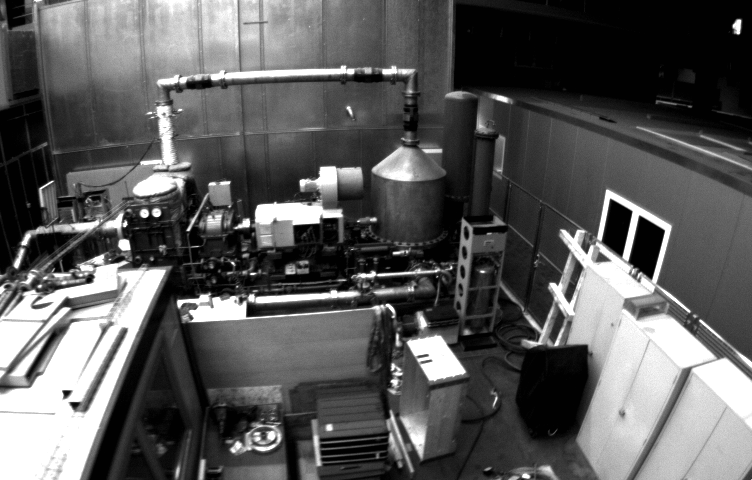
//> input picture t5/1.png, 752 x 480 px
$ ./5_4   (built with g++ and OpenCV 4)
//> lines starting //> are read from the running program, lines starting //| are printed output that depends on the picture; pictures that were not available may be replaced by others from this repository, and a replacement may not be noted

#include <iostream>
#include<opencv2/highgui/highgui.hpp>
#include<opencv2/imgproc/imgproc.hpp>
#include <opencv2/opencv.hpp>
#include <opencv2/features2d/features2d.hpp>
#include<opencv2/core/core.hpp>
#include<vector>


int main(int argc, char **argv)
{
	cv::Mat img_1 = cv::imread("/home/chenyu/Desktop/SLAM_practice/t5/1.png", cv::IMREAD_GRAYSCALE);
//> img_1 is the input picture: 480 rows x 752 cols, CV_8UC1; min 1, max 255, mean 90.8
	cv::Mat img_2 = cv::imread("/home/chenyu/Desktop/SLAM_practice/t5/2.png", cv::IMREAD_GRAYSCALE);
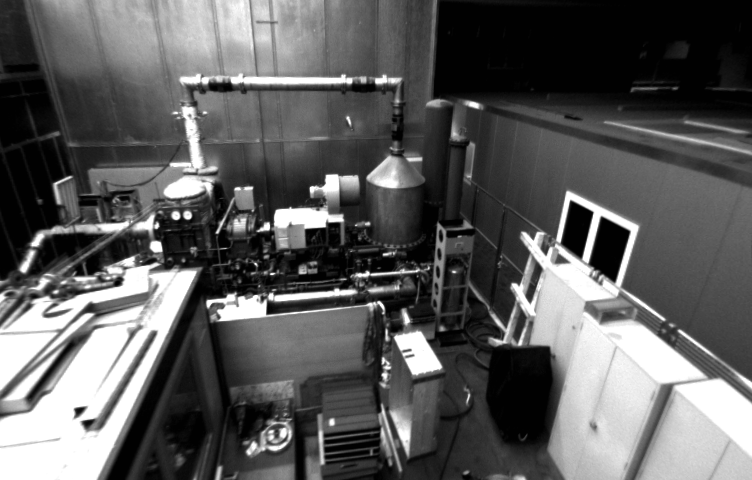
//> input picture t5/undistort_1.png, 752 x 480 px, given in place of 2.png, which was not available
//> img_2 is the input picture: 480 rows x 752 cols, CV_8UC1; min 1, max 255, mean 92.5

	std::vector<cv::KeyPoint> keypoints_1, keypoints_2;
	cv::Mat descriptors_1, descriptors_2;
	cv::Ptr<cv::FeatureDetector> detector = cv::ORB::create();
	cv::Ptr<cv::FeatureDetector> descriptor = cv::ORB::create();
	cv::Ptr<cv::DescriptorMatcher> matcher = cv::DescriptorMatcher::create("BruteForce-Hamming");

	detector->detect(img_1, keypoints_1);
//> keypoints_1 = 500 keypoints; strongest (x, y, size): (641, 217, 37.2), (630, 212, 77.1), (639, 219, 77.1), (126, 224, 31)
	detector->detect(img_2, keypoints_2);
//> keypoints_2 = 500 keypoints; strongest (x, y, size): (572, 204, 77.1), (603, 221, 92.6), (572, 203, 64.3), (606, 222, 111.1)

	descriptor->compute(img_1, keypoints_1, descriptors_1);
	descriptor->compute(img_2, keypoints_2, descriptors_2);

	cv::Mat outimg1,outimg2;
    cv::drawKeypoints(img_1, keypoints_1, outimg1, cv::Scalar::all(-1), cv::DrawMatchesFlags::DEFAULT);
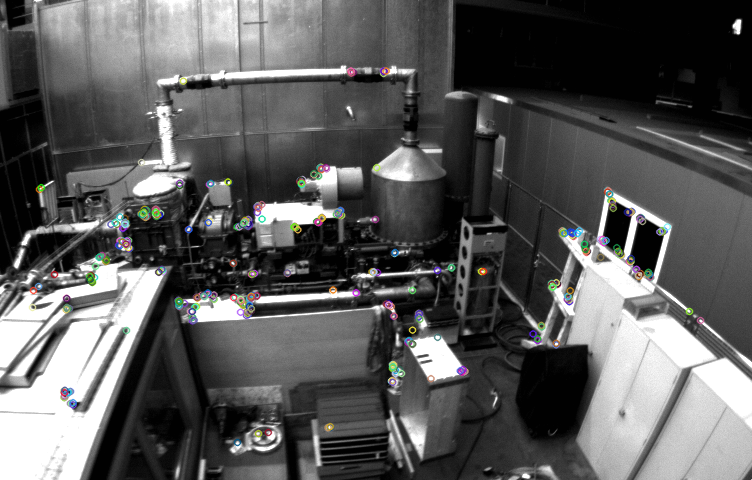
//> outimg1: 480 rows x 752 cols, CV_8UC3; mean B, G, R 90.6, 90.7, 90.6
	cv::imwrite("/home/chenyu/Desktop/SLAM_practice/t5/ORB_features1.jpg", outimg1);
	cv::drawKeypoints(img_2, keypoints_2, outimg2, cv::Scalar::all(-1), cv::DrawMatchesFlags::DEFAULT);
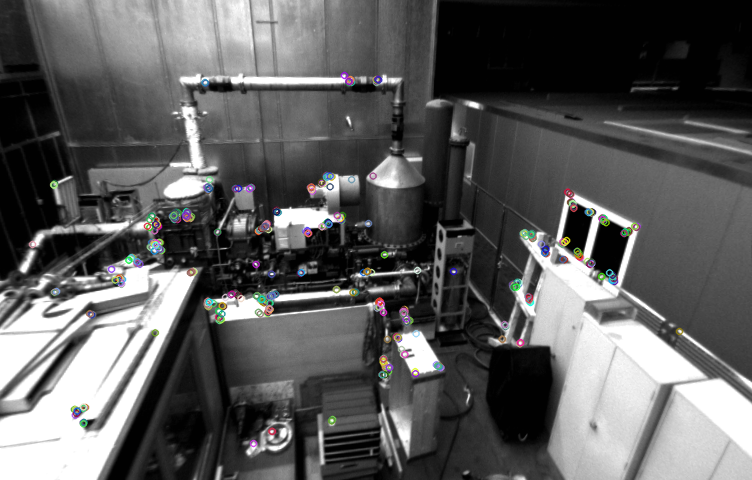
//> outimg2: 480 rows x 752 cols, CV_8UC3; mean B, G, R 92.4, 92.4, 92.4
	cv::imwrite("/home/chenyu/Desktop/SLAM_practice/t5/ORB_features2.jpg", outimg2);


	std::vector<cv::DMatch> matches;
	matcher->match(descriptors_1, descriptors_2, matches);
//> matches = 500 matches
    std::cout << matches.size();
//| 500

    cv::Mat img_raw_match;
	//红色连接的是匹配的特征点数，绿色连接的是未匹配的特征点数
	//matchColor – Color of matches (lines and connected keypoints). If matchColor==Scalar::all(-1) , the color is generated randomly.
	//singlePointColor – Color of single keypoints(circles), which means that keypoints do not have the matches.If singlePointColor == Scalar::all(-1), the color is generated randomly.
	//CV_RGB(0, 255, 0)存储顺序为R-G-B,表示绿色
//> (the run ends here: the program needs code that is not available in this run, at `cv::drawMatches(img_1, keypoints_1, img_2, keypoints_2, matches, img_r..`)
